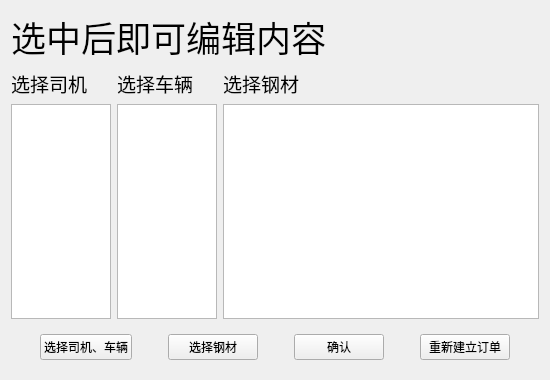
<?xml version="1.0" encoding="UTF-8"?>
<ui version="4.0">
 <class>NewOrder</class>
 <widget class="QWidget" name="NewOrder">
  <property name="geometry">
   <rect>
    <x>0</x>
    <y>0</y>
    <width>550</width>
    <height>380</height>
   </rect>
  </property>
  <property name="windowTitle">
   <string>Form</string>
  </property>
  <layout class="QGridLayout" name="gridLayout">
   <item row="2" column="0">
    <widget class="QWidget" name="widget" native="true">
     <layout class="QHBoxLayout" name="horizontalLayout_2">
      <item>
       <spacer name="horizontalSpacer_6">
        <property name="orientation">
         <enum>Qt::Horizontal</enum>
        </property>
        <property name="sizeType">
         <enum>QSizePolicy::Fixed</enum>
        </property>
        <property name="sizeHint" stdset="0">
         <size>
          <width>20</width>
          <height>20</height>
         </size>
        </property>
       </spacer>
      </item>
      <item>
       <widget class="QPushButton" name="selectDTButton">
        <property name="text">
         <string>选择司机、车辆</string>
        </property>
       </widget>
      </item>
      <item>
       <spacer name="horizontalSpacer_3">
        <property name="orientation">
         <enum>Qt::Horizontal</enum>
        </property>
        <property name="sizeType">
         <enum>QSizePolicy::Fixed</enum>
        </property>
        <property name="sizeHint" stdset="0">
         <size>
          <width>30</width>
          <height>20</height>
         </size>
        </property>
       </spacer>
      </item>
      <item>
       <widget class="QPushButton" name="selectSButton">
        <property name="text">
         <string>选择钢材</string>
        </property>
       </widget>
      </item>
      <item>
       <spacer name="horizontalSpacer_4">
        <property name="orientation">
         <enum>Qt::Horizontal</enum>
        </property>
        <property name="sizeType">
         <enum>QSizePolicy::Fixed</enum>
        </property>
        <property name="sizeHint" stdset="0">
         <size>
          <width>30</width>
          <height>20</height>
         </size>
        </property>
       </spacer>
      </item>
      <item>
       <widget class="QPushButton" name="commitButton">
        <property name="text">
         <string>确认</string>
        </property>
       </widget>
      </item>
      <item>
       <spacer name="horizontalSpacer_5">
        <property name="orientation">
         <enum>Qt::Horizontal</enum>
        </property>
        <property name="sizeType">
         <enum>QSizePolicy::Fixed</enum>
        </property>
        <property name="sizeHint" stdset="0">
         <size>
          <width>30</width>
          <height>20</height>
         </size>
        </property>
       </spacer>
      </item>
      <item>
       <widget class="QPushButton" name="recreateButton">
        <property name="text">
         <string>重新建立订单</string>
        </property>
       </widget>
      </item>
      <item>
       <spacer name="horizontalSpacer_7">
        <property name="orientation">
         <enum>Qt::Horizontal</enum>
        </property>
        <property name="sizeType">
         <enum>QSizePolicy::Fixed</enum>
        </property>
        <property name="sizeHint" stdset="0">
         <size>
          <width>20</width>
          <height>20</height>
         </size>
        </property>
       </spacer>
      </item>
     </layout>
    </widget>
   </item>
   <item row="1" column="0">
    <layout class="QHBoxLayout" name="horizontalLayout">
     <item>
      <layout class="QVBoxLayout" name="verticalLayout">
       <item>
        <widget class="QLabel" name="driverLabel">
         <property name="text">
          <string>&lt;html&gt;&lt;head/&gt;&lt;body&gt;&lt;p&gt;&lt;span style=&quot; font-size:14pt;&quot;&gt;选择司机&lt;/span&gt;&lt;/p&gt;&lt;/body&gt;&lt;/html&gt;</string>
         </property>
        </widget>
       </item>
       <item>
        <widget class="QTableView" name="driverTableView">
         <property name="minimumSize">
          <size>
           <width>50</width>
           <height>0</height>
          </size>
         </property>
         <property name="maximumSize">
          <size>
           <width>100</width>
           <height>1654752</height>
          </size>
         </property>
        </widget>
       </item>
      </layout>
     </item>
     <item>
      <layout class="QVBoxLayout" name="verticalLayout_2">
       <item>
        <widget class="QLabel" name="truckLabel">
         <property name="text">
          <string>&lt;html&gt;&lt;head/&gt;&lt;body&gt;&lt;p&gt;&lt;span style=&quot; font-size:14pt;&quot;&gt;选择车辆&lt;/span&gt;&lt;/p&gt;&lt;/body&gt;&lt;/html&gt;</string>
         </property>
        </widget>
       </item>
       <item>
        <widget class="QTableView" name="truckTableView">
         <property name="minimumSize">
          <size>
           <width>0</width>
           <height>80</height>
          </size>
         </property>
         <property name="maximumSize">
          <size>
           <width>100</width>
           <height>16777215</height>
          </size>
         </property>
        </widget>
       </item>
      </layout>
     </item>
     <item>
      <layout class="QVBoxLayout" name="verticalLayout_3">
       <item>
        <widget class="QLabel" name="steelLabel">
         <property name="text">
          <string>&lt;html&gt;&lt;head/&gt;&lt;body&gt;&lt;p&gt;&lt;span style=&quot; font-size:14pt;&quot;&gt;选择钢材&lt;/span&gt;&lt;/p&gt;&lt;/body&gt;&lt;/html&gt;</string>
         </property>
        </widget>
       </item>
       <item>
        <widget class="QTableView" name="steelTableView">
         <property name="minimumSize">
          <size>
           <width>200</width>
           <height>0</height>
          </size>
         </property>
        </widget>
       </item>
      </layout>
     </item>
    </layout>
   </item>
   <item row="0" column="0">
    <widget class="QLabel" name="label">
     <property name="text">
      <string>&lt;html&gt;&lt;head/&gt;&lt;body&gt;&lt;p&gt;&lt;span style=&quot; font-size:26pt;&quot;&gt;选中后即可编辑内容&lt;/span&gt;&lt;/p&gt;&lt;/body&gt;&lt;/html&gt;</string>
     </property>
    </widget>
   </item>
  </layout>
 </widget>
 <resources/>
 <connections/>
</ui>
